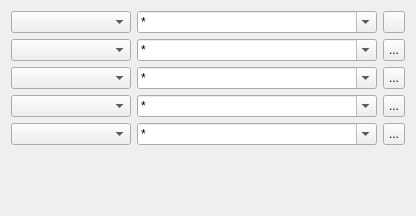
         <widget class="QWidget" name="tabTCFilters">
          <attribute name="title">
           <string>Filters</string>
          </attribute>
          <layout class="QGridLayout" name="gridLayout_7">
           <item row="0" column="0">
            <layout class="QGridLayout" name="gridLayout_6">
             <item row="0" column="0">
              <widget class="QComboBox" name="comboBoxTCFilter1">
               <property name="sizePolicy">
                <sizepolicy hsizetype="Minimum" vsizetype="Fixed">
                 <horstretch>0</horstretch>
                 <verstretch>0</verstretch>
                </sizepolicy>
               </property>
               <property name="minimumSize">
                <size>
                 <width>120</width>
                 <height>0</height>
                </size>
               </property>
              </widget>
             </item>
             <item row="0" column="1">
              <widget class="QComboBox" name="comboBoxTCValue1">
               <property name="sizePolicy">
                <sizepolicy hsizetype="Expanding" vsizetype="Fixed">
                 <horstretch>0</horstretch>
                 <verstretch>0</verstretch>
                </sizepolicy>
               </property>
               <property name="minimumSize">
                <size>
                 <width>240</width>
                 <height>0</height>
                </size>
               </property>
               <property name="editable">
                <bool>true</bool>
               </property>
               <property name="frame">
                <bool>true</bool>
               </property>
               <item>
                <property name="text">
                 <string>*</string>
                </property>
               </item>
              </widget>
             </item>
             <item row="0" column="2">
              <widget class="QToolButton" name="toolButtonPickTC1">
               <property name="minimumSize">
                <size>
                 <width>22</width>
                 <height>22</height>
                </size>
               </property>
               <property name="maximumSize">
                <size>
                 <width>22</width>
                 <height>22</height>
                </size>
               </property>
               <property name="text">
                <string/>
               </property>
               <property name="icon">
                <iconset resource="gex.qrc">
                 <normaloff>:/gex/icons/combo.png</normaloff>:/gex/icons/combo.png</iconset>
               </property>
               <property name="iconSize">
                <size>
                 <width>16</width>
                 <height>16</height>
                </size>
               </property>
              </widget>
             </item>
             <item row="1" column="0">
              <widget class="QComboBox" name="comboBoxTCFilter2">
               <property name="sizePolicy">
                <sizepolicy hsizetype="Minimum" vsizetype="Fixed">
                 <horstretch>0</horstretch>
                 <verstretch>0</verstretch>
                </sizepolicy>
               </property>
               <property name="minimumSize">
                <size>
                 <width>120</width>
                 <height>0</height>
                </size>
               </property>
              </widget>
             </item>
             <item row="1" column="1">
              <widget class="QComboBox" name="comboBoxTCValue2">
               <property name="sizePolicy">
                <sizepolicy hsizetype="Expanding" vsizetype="Fixed">
                 <horstretch>0</horstretch>
                 <verstretch>0</verstretch>
                </sizepolicy>
               </property>
               <property name="minimumSize">
                <size>
                 <width>240</width>
                 <height>0</height>
                </size>
               </property>
               <property name="editable">
                <bool>true</bool>
               </property>
               <property name="frame">
                <bool>true</bool>
               </property>
               <item>
                <property name="text">
                 <string>*</string>
                </property>
               </item>
              </widget>
             </item>
             <item row="1" column="2">
              <widget class="QToolButton" name="toolButtonPickTC2">
               <property name="minimumSize">
                <size>
                 <width>22</width>
                 <height>22</height>
                </size>
               </property>
               <property name="maximumSize">
                <size>
                 <width>22</width>
                 <height>22</height>
                </size>
               </property>
               <property name="text">
                <string>...</string>
               </property>
               <property name="icon">
                <iconset resource="gex.qrc">
                 <normaloff>:/gex/icons/combo.png</normaloff>:/gex/icons/combo.png</iconset>
               </property>
              </widget>
             </item>
             <item row="2" column="0">
              <widget class="QComboBox" name="comboBoxTCFilter3">
               <property name="sizePolicy">
                <sizepolicy hsizetype="Minimum" vsizetype="Fixed">
                 <horstretch>0</horstretch>
                 <verstretch>0</verstretch>
                </sizepolicy>
               </property>
               <property name="minimumSize">
                <size>
                 <width>120</width>
                 <height>0</height>
                </size>
               </property>
              </widget>
             </item>
             <item row="2" column="1">
              <widget class="QComboBox" name="comboBoxTCValue3">
               <property name="sizePolicy">
                <sizepolicy hsizetype="Expanding" vsizetype="Fixed">
                 <horstretch>0</horstretch>
                 <verstretch>0</verstretch>
                </sizepolicy>
               </property>
               <property name="minimumSize">
                <size>
                 <width>240</width>
                 <height>0</height>
                </size>
               </property>
               <property name="editable">
                <bool>true</bool>
               </property>
               <property name="frame">
                <bool>true</bool>
               </property>
               <item>
                <property name="text">
                 <string>*</string>
                </property>
               </item>
              </widget>
             </item>
             <item row="2" column="2">
              <widget class="QToolButton" name="toolButtonPickTC3">
               <property name="minimumSize">
                <size>
                 <width>22</width>
                 <height>22</height>
                </size>
               </property>
               <property name="maximumSize">
                <size>
                 <width>22</width>
                 <height>22</height>
                </size>
               </property>
               <property name="text">
                <string>...</string>
               </property>
               <property name="icon">
                <iconset resource="gex.qrc">
                 <normaloff>:/gex/icons/combo.png</normaloff>:/gex/icons/combo.png</iconset>
               </property>
              </widget>
             </item>
             <item row="3" column="0">
              <widget class="QComboBox" name="comboBoxTCFilter4">
               <property name="sizePolicy">
                <sizepolicy hsizetype="Minimum" vsizetype="Fixed">
                 <horstretch>0</horstretch>
                 <verstretch>0</verstretch>
                </sizepolicy>
               </property>
               <property name="minimumSize">
                <size>
                 <width>120</width>
                 <height>0</height>
                </size>
               </property>
              </widget>
             </item>
             <item row="3" column="1">
              <widget class="QComboBox" name="comboBoxTCValue4">
               <property name="sizePolicy">
                <sizepolicy hsizetype="Expanding" vsizetype="Fixed">
                 <horstretch>0</horstretch>
                 <verstretch>0</verstretch>
                </sizepolicy>
               </property>
               <property name="minimumSize">
                <size>
                 <width>240</width>
                 <height>0</height>
                </size>
               </property>
               <property name="editable">
                <bool>true</bool>
               </property>
               <property name="frame">
                <bool>true</bool>
               </property>
               <item>
                <property name="text">
                 <string>*</string>
                </property>
               </item>
              </widget>
             </item>
             <item row="3" column="2">
              <widget class="QToolButton" name="toolButtonPickTC4">
               <property name="minimumSize">
                <size>
                 <width>22</width>
                 <height>22</height>
                </size>
               </property>
               <property name="maximumSize">
                <size>
                 <width>22</width>
                 <height>22</height>
                </size>
               </property>
               <property name="text">
                <string>...</string>
               </property>
               <property name="icon">
                <iconset resource="gex.qrc">
                 <normaloff>:/gex/icons/combo.png</normaloff>:/gex/icons/combo.png</iconset>
               </property>
              </widget>
             </item>
             <item row="4" column="0">
              <widget class="QComboBox" name="comboBoxTCFilter5">
               <property name="sizePolicy">
                <sizepolicy hsizetype="Minimum" vsizetype="Fixed">
                 <horstretch>0</horstretch>
                 <verstretch>0</verstretch>
                </sizepolicy>
               </property>
               <property name="minimumSize">
                <size>
                 <width>120</width>
                 <height>0</height>
                </size>
               </property>
              </widget>
             </item>
             <item row="4" column="1">
              <widget class="QComboBox" name="comboBoxTCValue5">
               <property name="sizePolicy">
                <sizepolicy hsizetype="Expanding" vsizetype="Fixed">
                 <horstretch>0</horstretch>
                 <verstretch>0</verstretch>
                </sizepolicy>
               </property>
               <property name="minimumSize">
                <size>
                 <width>240</width>
                 <height>0</height>
                </size>
               </property>
               <property name="editable">
                <bool>true</bool>
               </property>
               <property name="frame">
                <bool>true</bool>
               </property>
               <item>
                <property name="text">
                 <string>*</string>
                </property>
               </item>
              </widget>
             </item>
             <item row="4" column="2">
              <widget class="QToolButton" name="toolButtonPickTC5">
               <property name="minimumSize">
                <size>
                 <width>22</width>
                 <height>22</height>
                </size>
               </property>
               <property name="maximumSize">
                <size>
                 <width>22</width>
                 <height>22</height>
                </size>
               </property>
               <property name="text">
                <string>...</string>
               </property>
               <property name="icon">
                <iconset resource="gex.qrc">
                 <normaloff>:/gex/icons/combo.png</normaloff>:/gex/icons/combo.png</iconset>
               </property>
              </widget>
             </item>
            </layout>
           </item>
           <item row="1" column="0">
            <spacer name="verticalSpacer_6">
             <property name="orientation">
              <enum>Qt::Vertical</enum>
             </property>
             <property name="sizeHint" stdset="0">
              <size>
               <width>20</width>
               <height>60</height>
              </size>
             </property>
            </spacer>
           </item>
          </layout>
         </widget>
